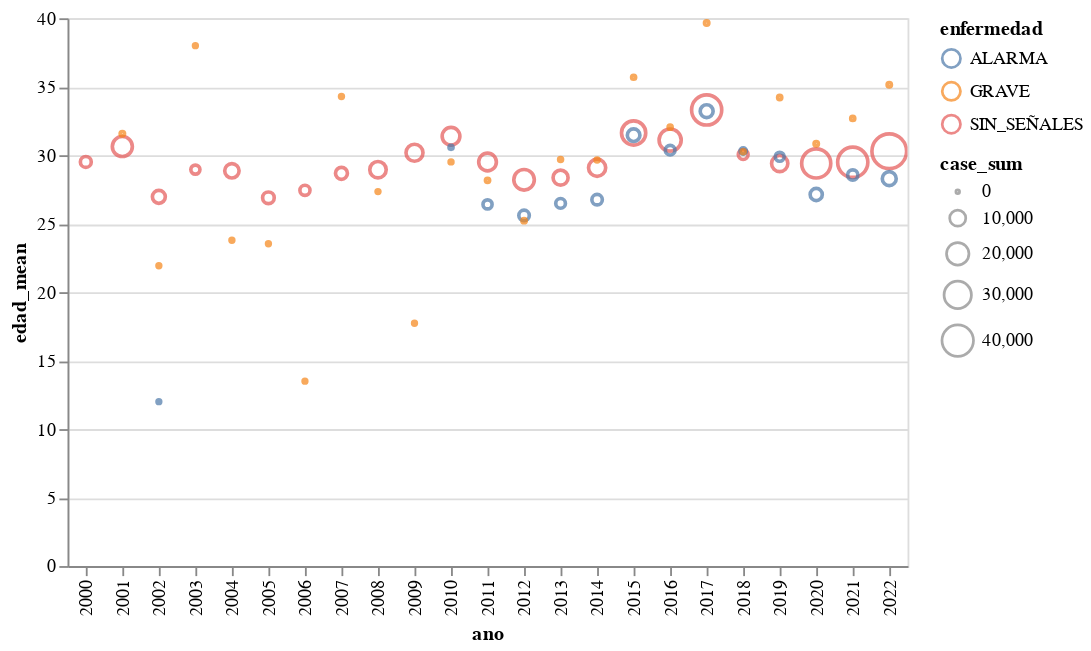

The notebook cell saved with this chart:
### Code cell
enc_data=alt_data.encode(alt.X('ano:O'),
                         alt.Y('edad_mean:Q'),
                        alt.Size('case_sum:Q'),
                         alt.Color('enfermedad:N'),tooltip=['case_sum']).interactive()
enc_data.mark_point()

### Figure 1 — Vega-Lite specification as saved in the notebook (floating-point values rounded to 4 significant figures)
{"config": {"view": {"continuousWidth": 300, "continuousHeight": 300}}, "data": {"name": "data-ca5f517d809e5f5c8dde317cb9847822"}, "mark": {"type": "point"}, "encoding": {"color": {"field": "enfermedad", "type": "nominal"}, "size": {"field": "case_sum", "type": "quantitative"}, "tooltip": [{"field": "case_sum", "type": "quantitative"}], "x": {"field": "ano", "type": "ordinal"}, "y": {"field": "edad_mean", "type": "quantitative"}}, "params": [{"name": "param_100", "select": {"type": "interval", "encodings": ["x", "y"]}, "bind": "scales"}], "$schema": "https://vega.github.io/schema/vega-lite/v5.17.0.json", "datasets": {"data-ca5f517d809e5f5c8dde317cb9847822": [{"ano": 2000, "enfermedad": "SIN_SEÑALES", "edad_mean": 29.51, "edad_median": 27.0, "case_sum": 4324, "enfermedad_text": "1_SIN_SEÑALES"}, {"ano": 2001, "enfermedad": "SIN_SEÑALES", "edad_mean": 30.63, "edad_median": 28.0, "case_sum": 15851, "enfermedad_text": "1_SIN_SEÑALES"}, {"ano": 2001, "enfermedad": "GRAVE", "edad_mean": 31.57, "edad_median": 28.0, "case_sum": 241, "enfermedad_text": "3_GRAVE"}, {"ano": 2002, "enfermedad": "SIN_SEÑALES", "edad_mean": 26.96, "edad_median": 24.0, "case_sum": 6278, "enfermedad_text": "1_SIN_SEÑALES"}, {"ano": 2002, "enfermedad": "ALARMA", "edad_mean": 12.0, "edad_median": 12.0, "case_sum": 1, "enfermedad_text": "2_ALARMA"}, {"ano": 2002, "enfermedad": "GRAVE", "edad_mean": 21.93, "edad_median": 19.0, "case_sum": 14, "enfermedad_text": "3_GRAVE"}, {"ano": 2003, "enfermedad": "SIN_SEÑALES", "edad_mean": 28.95, "edad_median": 27.0, "case_sum": 2850, "enfermedad_text": "1_SIN_SEÑALES"}, {"ano": 2003, "enfermedad": "GRAVE", "edad_mean": 38.0, "edad_median": 30.0, "case_sum": 15, "enfermedad_text": "3_GRAVE"}, {"ano": 2004, "enfermedad": "SIN_SEÑALES", "edad_mean": 28.86, "edad_median": 26.0, "case_sum": 7928, "enfermedad_text": "1_SIN_SEÑALES"}, {"ano": 2004, "enfermedad": "GRAVE", "edad_mean": 23.79, "edad_median": 19.0, "case_sum": 34, "enfermedad_text": "3_GRAVE"}, {"ano": 2005, "enfermedad": "SIN_SEÑALES", "edad_mean": 26.89, "edad_median": 24.0, "case_sum": 5000, "enfermedad_text": "1_SIN_SEÑALES"}, {"ano": 2005, "enfermedad": "GRAVE", "edad_mean": 23.53, "edad_median": 23.0, "case_sum": 15, "enfermedad_text": "3_GRAVE"}, {"ano": 2006, "enfermedad": "SIN_SEÑALES", "edad_mean": 27.44, "edad_median": 25.0, "case_sum": 3624, "enfermedad_text": "1_SIN_SEÑALES"}, {"ano": 2006, "enfermedad": "GRAVE", "edad_mean": 13.5, "edad_median": 8.5, "case_sum": 4, "enfermedad_text": "3_GRAVE"}, {"ano": 2007, "enfermedad": "SIN_SEÑALES", "edad_mean": 28.68, "edad_median": 26.0, "case_sum": 5299, "enfermedad_text": "1_SIN_SEÑALES"}, {"ano": 2007, "enfermedad": "GRAVE", "edad_mean": 34.29, "edad_median": 30.0, "case_sum": 35, "enfermedad_text": "3_GRAVE"}, {"ano": 2008, "enfermedad": "SIN_SEÑALES", "edad_mean": 28.94, "edad_median": 26.0, "case_sum": 10493, "enfermedad_text": "1_SIN_SEÑALES"}, {"ano": 2008, "enfermedad": "GRAVE", "edad_mean": 27.34, "edad_median": 22.0, "case_sum": 35, "enfermedad_text": "3_GRAVE"}, {"ano": 2009, "enfermedad": "SIN_SEÑALES", "edad_mean": 30.18, "edad_median": 28.0, "case_sum": 11271, "enfermedad_text": "1_SIN_SEÑALES"}, {"ano": 2009, "enfermedad": "GRAVE", "edad_mean": 17.73, "edad_median": 13.0, "case_sum": 11, "enfermedad_text": "3_GRAVE"}, {"ano": 2010, "enfermedad": "SIN_SEÑALES", "edad_mean": 31.39, "edad_median": 29.0, "case_sum": 12286, "enfermedad_text": "1_SIN_SEÑALES"}, {"ano": 2010, "enfermedad": "ALARMA", "edad_mean": 30.57, "edad_median": 27.0, "case_sum": 129, "enfermedad_text": "2_ALARMA"}, {"ano": 2010, "enfermedad": "GRAVE", "edad_mean": 29.51, "edad_median": 30.0, "case_sum": 39, "enfermedad_text": "3_GRAVE"}, {"ano": 2011, "enfermedad": "SIN_SEÑALES", "edad_mean": 29.5, "edad_median": 27.0, "case_sum": 12241, "enfermedad_text": "1_SIN_SEÑALES"}, {"ano": 2011, "enfermedad": "ALARMA", "edad_mean": 26.41, "edad_median": 23.0, "case_sum": 2822, "enfermedad_text": "2_ALARMA"}, {"ano": 2011, "enfermedad": "GRAVE", "edad_mean": 28.17, "edad_median": 25.0, "case_sum": 173, "enfermedad_text": "3_GRAVE"}, {"ano": 2012, "enfermedad": "SIN_SEÑALES", "edad_mean": 28.2, "edad_median": 25.0, "case_sum": 16645, "enfermedad_text": "1_SIN_SEÑALES"}, {"ano": 2012, "enfermedad": "ALARMA", "edad_mean": 25.6, "edad_median": 21.0, "case_sum": 3935, "enfermedad_text": "2_ALARMA"}, {"ano": 2012, "enfermedad": "GRAVE", "edad_mean": 25.22, "edad_median": 23.0, "case_sum": 195, "enfermedad_text": "3_GRAVE"}, {"ano": 2013, "enfermedad": "SIN_SEÑALES", "edad_mean": 28.36, "edad_median": 26.0, "case_sum": 8672, "enfermedad_text": "1_SIN_SEÑALES"}, {"ano": 2013, "enfermedad": "ALARMA", "edad_mean": 26.48, "edad_median": 22.0, "case_sum": 3297, "enfermedad_text": "2_ALARMA"}, {"ano": 2013, "enfermedad": "GRAVE", "edad_mean": 29.68, "edad_median": 25.0, "case_sum": 72, "enfermedad_text": "3_GRAVE"}, {"ano": 2014, "enfermedad": "SIN_SEÑALES", "edad_mean": 29.08, "edad_median": 26.0, "case_sum": 11495, "enfermedad_text": "1_SIN_SEÑALES"}, {"ano": 2014, "enfermedad": "ALARMA", "edad_mean": 26.75, "edad_median": 22.0, "case_sum": 3943, "enfermedad_text": "2_ALARMA"}, {"ano": 2014, "enfermedad": "GRAVE", "edad_mean": 29.65, "edad_median": 24.5, "case_sum": 92, "enfermedad_text": "3_GRAVE"}, {"ano": 2015, "enfermedad": "SIN_SEÑALES", "edad_mean": 31.62, "edad_median": 29.0, "case_sum": 23436, "enfermedad_text": "1_SIN_SEÑALES"}, {"ano": 2015, "enfermedad": "ALARMA", "edad_mean": 31.46, "edad_median": 28.0, "case_sum": 5908, "enfermedad_text": "2_ALARMA"}, {"ano": 2015, "enfermedad": "GRAVE", "edad_mean": 35.69, "edad_median": 32.0, "case_sum": 123, "enfermedad_text": "3_GRAVE"}, {"ano": 2016, "enfermedad": "SIN_SEÑALES", "edad_mean": 31.11, "edad_median": 28.0, "case_sum": 19463, "enfermedad_text": "1_SIN_SEÑALES"}, {"ano": 2016, "enfermedad": "ALARMA", "edad_mean": 30.37, "edad_median": 27.0, "case_sum": 3279, "enfermedad_text": "2_ALARMA"}, {"ano": 2016, "enfermedad": "GRAVE", "edad_mean": 32.05, "edad_median": 30.0, "case_sum": 123, "enfermedad_text": "3_GRAVE"}, {"ano": 2017, "enfermedad": "SIN_SEÑALES", "edad_mean": 33.3, "edad_median": 30.0, "case_sum": 36555, "enfermedad_text": "1_SIN_SEÑALES"}, {"ano": 2017, "enfermedad": "ALARMA", "edad_mean": 33.21, "edad_median": 30.0, "case_sum": 6285, "enfermedad_text": "2_ALARMA"}, {"ano": 2017, "enfermedad": "GRAVE", "edad_mean": 39.65, "edad_median": 35.0, "case_sum": 231, "enfermedad_text": "3_GRAVE"}, {"ano": 2018, "enfermedad": "SIN_SEÑALES", "edad_mean": 30.05, "edad_median": 28.0, "case_sum": 3397, "enfermedad_text": "1_SIN_SEÑALES"}, {"ano": 2018, "enfermedad": "ALARMA", "edad_mean": 30.31, "edad_median": 28.0, "case_sum": 1089, "enfermedad_text": "2_ALARMA"}, {"ano": 2018, "enfermedad": "GRAVE", "edad_mean": 30.25, "edad_median": 28.5, "case_sum": 64, "enfermedad_text": "3_GRAVE"}, {"ano": 2019, "enfermedad": "SIN_SEÑALES", "edad_mean": 29.39, "edad_median": 27.0, "case_sum": 10276, "enfermedad_text": "1_SIN_SEÑALES"}, {"ano": 2019, "enfermedad": "ALARMA", "edad_mean": 29.88, "edad_median": 27.0, "case_sum": 2745, "enfermedad_text": "2_ALARMA"}, {"ano": 2019, "enfermedad": "GRAVE", "edad_mean": 34.22, "edad_median": 31.5, "case_sum": 158, "enfermedad_text": "3_GRAVE"}, {"ano": 2020, "enfermedad": "SIN_SEÑALES", "edad_mean": 29.4, "edad_median": 27.0, "case_sum": 34040, "enfermedad_text": "1_SIN_SEÑALES"}, {"ano": 2020, "enfermedad": "ALARMA", "edad_mean": 27.13, "edad_median": 23.0, "case_sum": 5479, "enfermedad_text": "2_ALARMA"}, {"ano": 2020, "enfermedad": "GRAVE", "edad_mean": 30.84, "edad_median": 26.0, "case_sum": 225, "enfermedad_text": "3_GRAVE"}, {"ano": 2021, "enfermedad": "SIN_SEÑALES", "edad_mean": 29.48, "edad_median": 27.0, "case_sum": 36674, "enfermedad_text": "1_SIN_SEÑALES"}, {"ano": 2021, "enfermedad": "ALARMA", "edad_mean": 28.56, "edad_median": 26.0, "case_sum": 3698, "enfermedad_text": "2_ALARMA"}, {"ano": 2021, "enfermedad": "GRAVE", "edad_mean": 32.68, "edad_median": 27.0, "case_sum": 129, "enfermedad_text": "3_GRAVE"}, {"ano": 2022, "enfermedad": "SIN_SEÑALES", "edad_mean": 30.29, "edad_median": 27.0, "case_sum": 48625, "enfermedad_text": "1_SIN_SEÑALES"}, {"ano": 2022, "enfermedad": "ALARMA", "edad_mean": 28.29, "edad_median": 25.0, "case_sum": 7370, "enfermedad_text": "2_ALARMA"}, {"ano": 2022, "enfermedad": "GRAVE", "edad_mean": 35.15, "edad_median": 32.0, "case_sum": 212, "enfermedad_text": "3_GRAVE"}]}}
